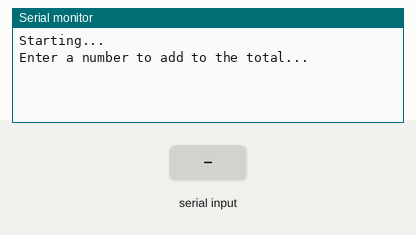
Simulated run of this sketch. Board: Arduino Uno, built with avr-gcc and run on an emulated ATmega328P. Parts: the last lines printed to the serial monitor. The inputs (shaded band) are chosen by the test bench.

Above: at 1.2 s.
1.3 s: "90,45\n" received over Serial
At 2.5 s:
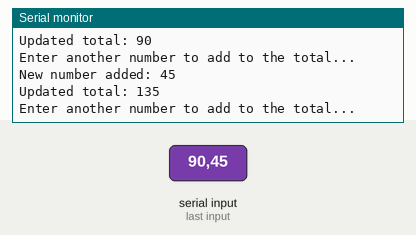
2.8 s: "30,150\n" received over Serial
At 2.91 s:
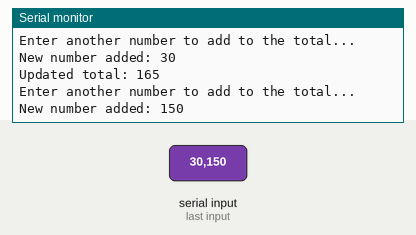
Timing chart, 0 to 5.8 s (numbered marks = the images above; inputs shaded):
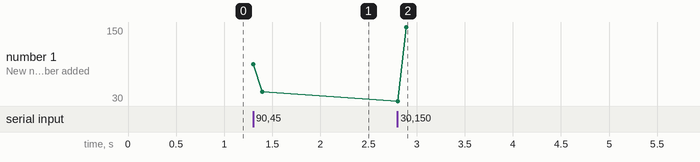

The sketch:

Struct.ino
```cpp
// Define a struct to hold the numbers
struct Numbers {
  //Minimum value: -2,147,483,648
  //Maximum value: 2,147,483,647
  long total;
  long newNumber;
};

Numbers myNumbers;  // Create an instance of the struct

void clearSerialBuffer() {
  // Discard all characters in the buffer
  while (Serial.available() > 0) {
    Serial.read();  // Read and discard characters
  }
}

void setup() {
  // Start Serial communication
  Serial.begin(9600);

  // Initialize the total to 0
  myNumbers.total = 0;

  Serial.println("Starting...\n\nEnter a number to add to the total...");
}

void loop() {
  /*
  If you try to store a number larger than the maximum value (32,767) or smaller than the minimum value (-32,768), the value will wrap around or overflow.
  This means that if you exceed the maximum range, it will go back to the minimum value, and vice versa.
  For example, if you store a value larger than 2,147,483,647 in a long, it will wrap around to the negative side.
  */

  // Check if there is user input
  if (Serial.available() > 0) {
    // Read the input number from the Serial monitor
    myNumbers.newNumber = Serial.parseInt();  // Read an integer

    // Add the new number to the total
    myNumbers.total += myNumbers.newNumber;

    // Print the updated total
    Serial.print("New number added: ");
    Serial.println(myNumbers.newNumber);
    Serial.print("Updated total: ");
    Serial.println(myNumbers.total);

    // Clean the serial buffer to discard any leftover characters
    clearSerialBuffer();

    // Ask the user to enter another number
    Serial.println("\nEnter another number to add to the total...");
  }
}
```

Measured:
- after the input at 1.3 s, the serial monitor: prints a new line at once (image 1)
- after the input at 2.8 s, the serial monitor: prints a new line at once (image 2)
- plotted number 1: 45 → 150 after the input at 2.8 s
